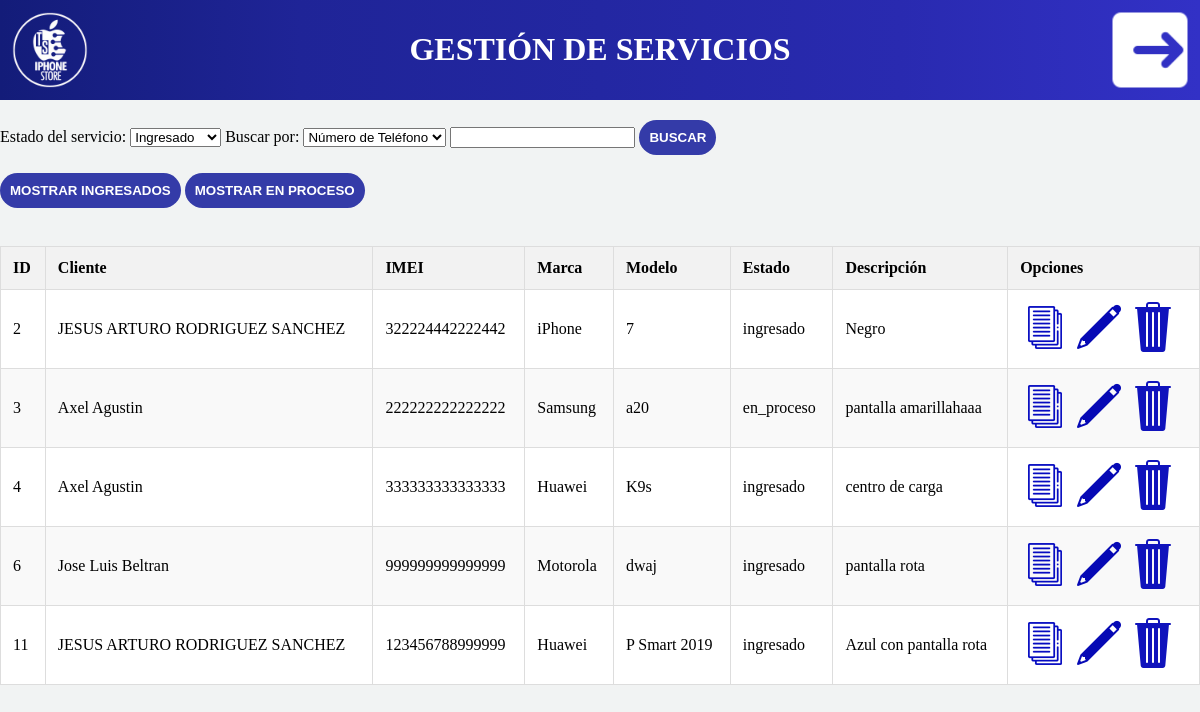
The app's page /servicios/gestion/ (signed in) with its own data.
### apps/servicios/models.py (models this page shows, shortened)
class Servicio(models.Model):
    ESTADO_CHOICES = (
        ('ingresado', 'Ingresado'),
        ('en_proceso', 'En Proceso'),
        ('finalizado', 'Finalizado'),
        ('entregado', 'Entregado'),
    )
    cliente = models.ForeignKey(Cliente, on_delete=models.CASCADE)
    celular = models.ForeignKey(Celular, on_delete=models.CASCADE)
    descripcion = models.TextField()
    cotizacion = models.DecimalField(max_digits=10, decimal_places=2)
    estado = models.CharField(max_length=20, choices=ESTADO_CHOICES, default='ingresado')
    pagado = models.BooleanField(default=False)
    anticipo = models.DecimalField(max_digits=10, decimal_places=2, default=0.00)  # Nuevo campo para el anticipo

### apps/clientes/models.py (models this page shows, shortened)
class Cliente(models.Model):
    nombre = models.CharField(max_length=100)
    apellidos = models.CharField(max_length=100)
    num_telefono = models.CharField(max_length=10)
    correo = models.EmailField()
    activo = models.BooleanField(default=True)

class Celular(models.Model):
    cliente = models.ForeignKey(Cliente, on_delete=models.CASCADE, related_name='celulares')
    imei = models.CharField(max_length=15)
    marca = models.CharField(max_length=100)
    modelo = models.CharField(max_length=100)
    clave_desbloqueo = models.CharField(max_length=20)

### apps/servicios/views.py (the view, shortened to what this page needs)
# urls.py: path('servicios/gestion/', views.servicios_gestion, name='servicios_gestion'),
@login_required()
def servicios_gestion(request):
    services = Servicio.objects.all()
    icono_ts_path = '/' + settings.STATIC_URL + 'img/icono_ts.png'
    editar_ts_path = '/' + settings.STATIC_URL + 'img/editar_ts.png'
    logout_ts_path = '/' + settings.STATIC_URL + 'img/logout_ts.png'
    return render(request, 'servicios_gestion.html', {
        'servicios': services,
        'icono_ts_path': icono_ts_path,
        'editar_ts_path': editar_ts_path,
        'logout_ts_path': logout_ts_path,
    })

### templates/servicios_gestion.html (shortened to what this page needs)
{% load static %}
<!DOCTYPE html>
<html lang="es">
<head>
</head>
<body>
    <div class="header">
        <a href="/home">
            <img src="{% static 'img/icono_ts.png' %}" alt="IconoTS" class="icon" />
        </a>
        <h1>GESTIÓN DE SERVICIOS</h1>
        <a href="{% url 'logout' %}">
            <img src="{% static 'img/logout_ts.png' %}" alt="LogoutTS" class="icon-right" />
        </a>
    </div>
    <label for="estadoBusqueda" class="label-busqueda">Estado del servicio:</label>
    <select id="estadoBusqueda">
        <option value="ingresado" selected="selected">Ingresado</option>
    </select>
    <label for="busqueda" class="label-busqueda">Buscar por:</label>
    <select id="tipoBusqueda">
        <option value="num_telefono">Número de Teléfono</option>
    </select>
    <input type="text" id="valorBusqueda" class="input-busqueda">
    <button id="enviarBusqueda" class="boton-buscar">BUSCAR</button>
    <br>
    <br>
    <button id="mostrarIngresados" class="boton-buscar">MOSTRAR INGRESADOS</button>
    <button id="mostrarEnProceso" class="boton-buscar">MOSTRAR EN PROCESO</button>
    <br>
    <br>
    <table>
        <thead>
            <tr>
                <th>ID</th>
                <th>Cliente</th>
                <th>IMEI</th>
                <th>Marca</th>
                <th>Modelo</th>
                <th>Estado</th>
                <th>Descripción</th>
                <th>Opciones</th>
            </tr>
        </thead>
        <tbody id="tbodyServicios">
            {% for servicio in servicios %}
            <tr data-id="{{ servicio.id }}">
                <td>{{ servicio.id }}</td>
                <td>{{ servicio.cliente.nombre }} {{ servicio.cliente.apellidos }}</td>
                <td>{{ servicio.celular.imei }}</td>
                <td>{{ servicio.celular.marca }}</td>
                <td>{{ servicio.celular.modelo }}</td>
                <td>{{ servicio.estado }}</td>
                <td>{{ servicio.descripcion }}</td>
                <td class="icon-cell">
                    <img src="{% static 'img/consulta_ts.png' %}" alt="Consulta" class="consulta-btn" />
                    <img src="{% static 'img/editar_ts.png' %}" alt="Editar" class="edit-btn" />
                    <img src="{% static 'img/borrar_ts.png' %}" alt="Borrar" class="delete-btn" />
                </td>
            </tr>
            {% endfor %}
        </tbody>
    </table>
</body>
</html>

### templates/servicios_gestion.html (style rules this page uses)
body { margin: 0; padding: 0; font-family: Calibri; background-color: #f1f3f3; }
.header { background: linear-gradient(to right, #131c79, #1f2497, #2327a2, #292ab0, #3231c6); color: #fff; padding: 10px; text-align: center; margin-bottom: 20px; }
.icon, .icon-right { position: absolute; top: 0; width: 100px; height: 100px; padding: 0; box-sizing: border-box; }
.icon { left: 0; }
.icon-right { right: 0; }
.boton-buscar { background: #343ba8; color: #fff; padding: 10px; border: none; border-radius: 20px; cursor: pointer; font-weight: bold; }
table { width: 100%; margin-top: 20px; border-collapse: collapse; background-color: white; }
th, td { padding: 12px; border: 1px solid #ddd; text-align: left; }
th { background-color: #f2f2f2; }
tr:nth-child(even) { background-color: #f9f9f9; }

### records on screen
Servicio: id "2", cliente.nombre "JESUS ARTURO", cliente.apellidos "RODRIGUEZ SANCHEZ", celular.imei "322224442222442", celular.marca "iPhone", celular.modelo "7", estado "ingresado", descripcion "Negro"
Servicio: id "3", cliente.nombre "Axel", cliente.apellidos "Agustin", celular.imei "222222222222222", celular.marca "Samsung", celular.modelo "a20", estado "en_proceso", descripcion "pantalla amarillahaaa"
Servicio: id "4", cliente.nombre "Axel", cliente.apellidos "Agustin", celular.imei "333333333333333", celular.marca "Huawei", celular.modelo "K9s", estado "ingresado", descripcion "centro de carga"
Servicio: id "6", cliente.nombre "Jose Luis", cliente.apellidos "Beltran", celular.imei "999999999999999", celular.marca "Motorola", celular.modelo "dwaj", estado "ingresado", descripcion "pantalla rota"
Servicio: id "11", cliente.nombre "JESUS ARTURO", cliente.apellidos "RODRIGUEZ SANCHEZ", celular.imei "123456788999999", celular.marca "Huawei", celular.modelo "P Smart 2019", estado "ingresado", descripcion "Azul con pantalla rota"
